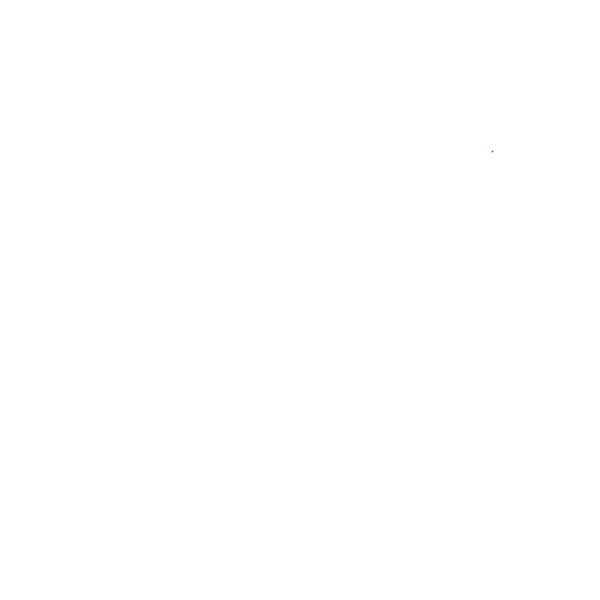
Frame 1 (no input)
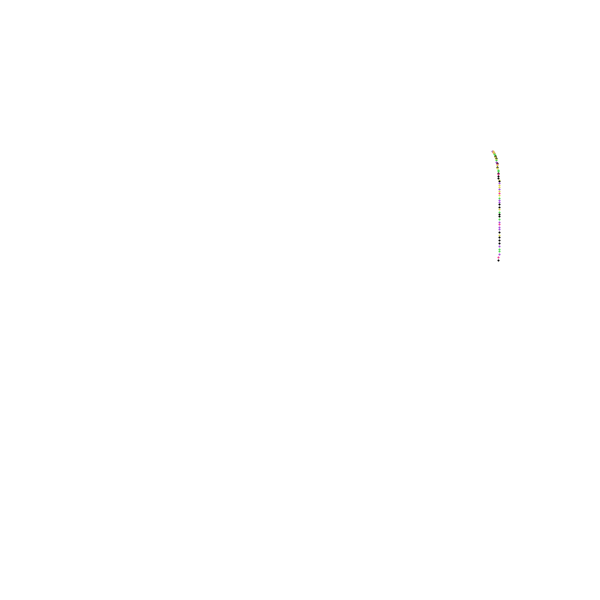
Frame 60 (the mouse pressed at the canvas centre just before this capture)
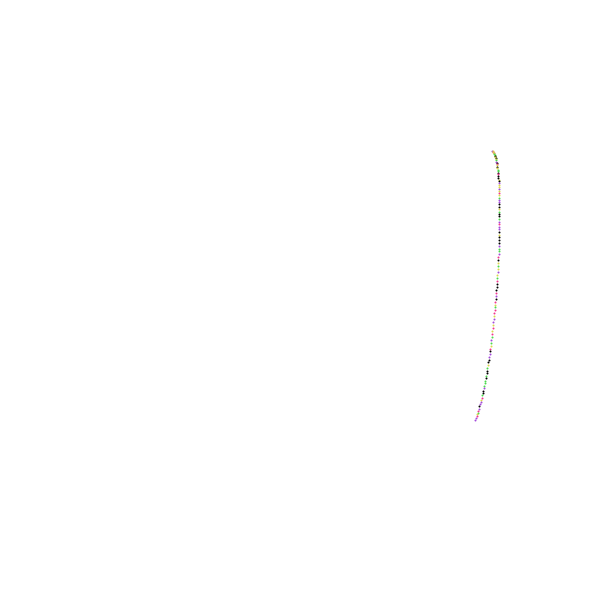
Frame 120 (the mouse held since frame 60 and released just before this capture)

The Processing sketch that drew these frames (run headless with seeded random() and noise(); from frame 60 on, the mouse is pressed at the canvas centre):

// Processing sketch: processing_140482
// ── processing_140482.pde

//Bruno Henrique Henning sobota
//Universidade TecnolÃ³gica Federal do ParanÃ¡
//Curitiba, 18 de marÃ§o de 2014
//Professor Luiz Ernesto Merkle

//Este trabalho está licenciado sob uma Licença Creative Commons Atribuição-CompartilhaIgual 4.0 Internacional. Para ver uma cópia desta licença, visite http://creativecommons.org/licenses/by-sa/4.0/.

color[] palette=
{
  #ffffff, #000000, #dbd74b, #4bdb4c, #a34bdb, #f2368e
};


void setup() {


  size(600, 600);
  background(255);
  smooth(30);
  stroke (0);
  strokeWeight(1.5);
  frameRate(200);
}

float t = 5;
float ax = 200;
float ay = 150;
float bx = 8;
float by = 5*t;
float cx = 0.0;
float cy = 0.5+t;

float velocidade = 0.0008;

void draw() {



  float r = random(1, 6); 
  float x = ax*cos(bx*t+cx+10)+width/2;
  float y = ay*sin(by*t+cy)+height/2; 

  stroke (palette[int(r)]);
  strokeWeight(2);
  t += velocidade;
  point(x, y);
}


//condicionais

boolean pressed = true;
boolean released = true;

void mousePressed() {
  pressed = !pressed;

  if (pressed)
    velocidade = velocidade*2;
}

void mouseReleased() {
  released = !released;

  if (released)
    velocidade = velocidade/2;
}
